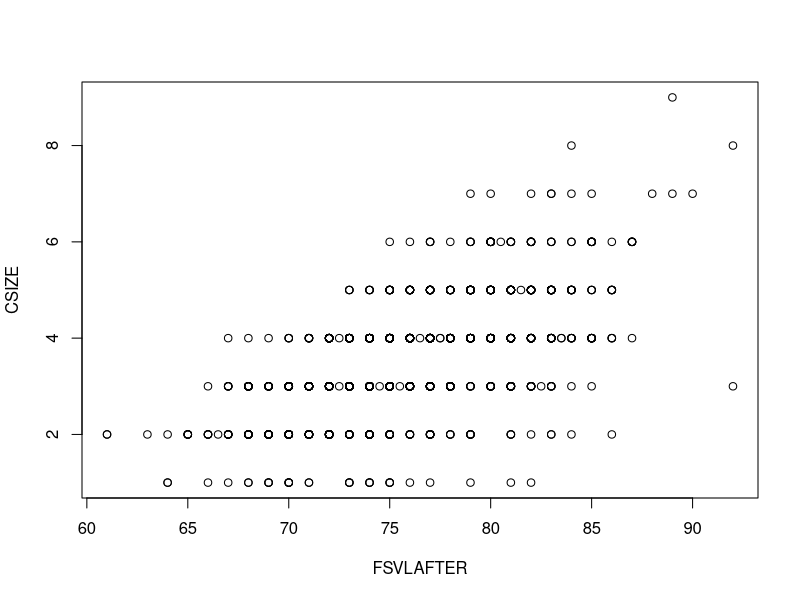
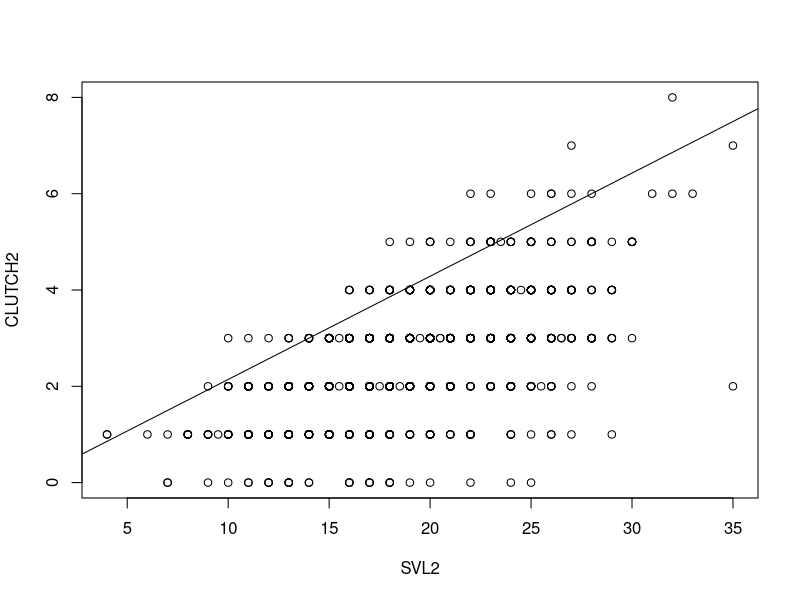
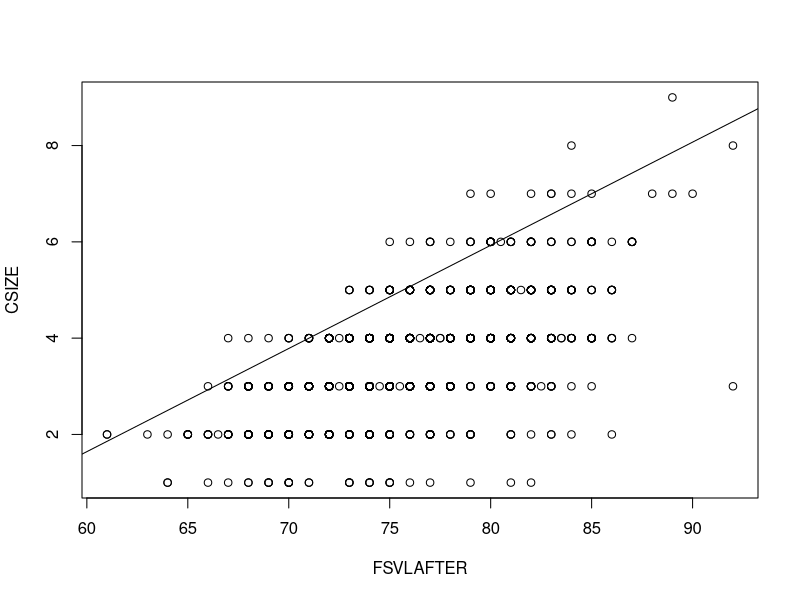

R code for these plots, in order:
#Highland ocellatus
# do a quantile regression to get SVL vs clutch size relationship, using package quantreg
# need to force the relationship thorugh clutch size = 1 and SVL = min size at parturition

library(quantreg)
data<-read.csv("life history/N_ocellatus_clutch_size.csv")


data.CP<-subset(data,SITE.=="CP") # select Orford data


with(data.CP,plot(CSIZE~FSVLAFTER)) # plot relationship
xintercept <- 57 # x offset for SVL (1 mm less than min size at parturition)
yintercept <- 1 # y offset (minimum clutch size)
clutch.vs.svl<-summary(with(data.CP,rq(I(CSIZE-yintercept)~0+I(FSVLAFTER-xintercept),tau=0.95))) # quantile regression (95th percentile) on adjusted values

SVL2<-data.CP$FSVLAFTER-xintercept # adjusted SVL
CLUTCH2<-data.CP$CSIZE-yintercept # adjusted clutch
with(data.CP,plot(CLUTCH2~SVL2)) # plot adjusted relationship
abline(0,clutch.vs.svl$coefficients[1]) # plot estimated slope

y<-yintercept+(data.CP$FSVLAFTER-xintercept)*clutch.vs.svl$coefficients[1] # create new dataset based on above regression
x<-data.CP$FSVLAFTER/10 # convert SVL from mm to cm, because that is what the regression done in NicheMapR assumes the units are
coeffs<-summary(lm(y~x))$coefficients[,1] # estimate slope and intercept for unadjusted values

with(data.CP,plot(CSIZE~FSVLAFTER)) # replot unadjusted relationship
abline(coeffs[1],coeffs[2]/10) # plot estimated slope (converting back to mm)
